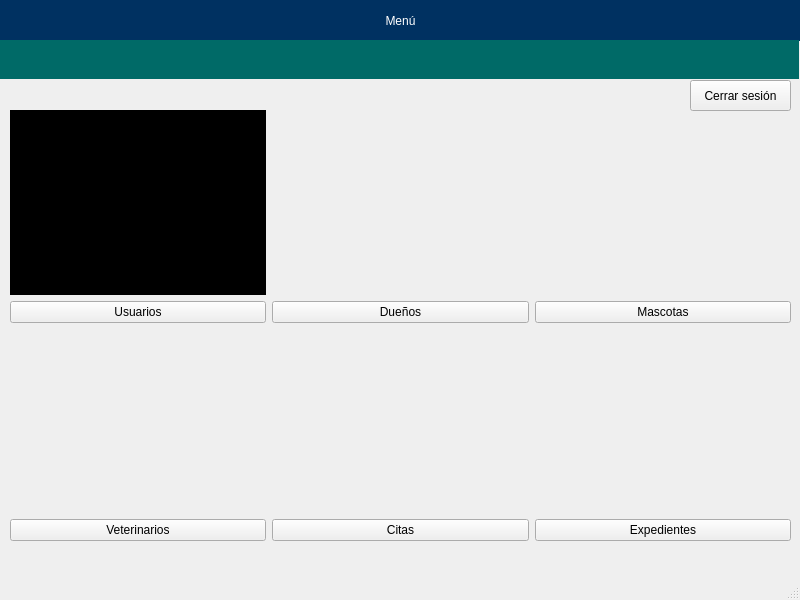
<?xml version="1.0" encoding="UTF-8"?>
<ui version="4.0">
 <class>MainWindow</class>
 <widget class="QMainWindow" name="MainWindow">
  <property name="geometry">
   <rect>
    <x>0</x>
    <y>0</y>
    <width>800</width>
    <height>600</height>
   </rect>
  </property>
  <property name="windowTitle">
   <string>MainWindow</string>
  </property>
  <property name="dockOptions">
   <set>QMainWindow::AllowTabbedDocks|QMainWindow::AnimatedDocks|QMainWindow::GroupedDragging</set>
  </property>
  <widget class="QWidget" name="centralwidget">
   <widget class="QWidget" name="verticalLayoutWidget">
    <property name="geometry">
     <rect>
      <x>0</x>
      <y>0</y>
      <width>801</width>
      <height>41</height>
     </rect>
    </property>
    <layout class="QVBoxLayout" name="verticalLayout">
     <item>
      <widget class="QLabel" name="label">
       <property name="styleSheet">
        <string notr="true">background-color:rgb(0, 49, 97);
font: 75 16pt &quot;Verdana&quot;;
color: white;</string>
       </property>
       <property name="text">
        <string>Menú</string>
       </property>
       <property name="alignment">
        <set>Qt::AlignCenter</set>
       </property>
       <property name="wordWrap">
        <bool>false</bool>
       </property>
      </widget>
     </item>
    </layout>
   </widget>
   <widget class="QLabel" name="label_2">
    <property name="geometry">
     <rect>
      <x>0</x>
      <y>40</y>
      <width>799</width>
      <height>39</height>
     </rect>
    </property>
    <property name="styleSheet">
     <string notr="true">background-color: rgb(0, 106, 103);
font: 75 16pt &quot;Verdana&quot;;
color: white;</string>
    </property>
    <property name="text">
     <string/>
    </property>
    <property name="alignment">
     <set>Qt::AlignCenter</set>
    </property>
    <property name="wordWrap">
     <bool>false</bool>
    </property>
   </widget>
   <widget class="QWidget" name="layoutWidget">
    <property name="geometry">
     <rect>
      <x>10</x>
      <y>110</y>
      <width>781</width>
      <height>431</height>
     </rect>
    </property>
    <layout class="QGridLayout" name="gridLayout">
     <property name="sizeConstraint">
      <enum>QLayout::SetMaximumSize</enum>
     </property>
     <item row="0" column="1">
      <widget class="QLabel" name="label_4">
       <property name="text">
        <string/>
       </property>
       <property name="pixmap">
        <pixmap>imgenes/owners_icon_256px.png</pixmap>
       </property>
       <property name="scaledContents">
        <bool>true</bool>
       </property>
       <property name="alignment">
        <set>Qt::AlignCenter</set>
       </property>
      </widget>
     </item>
     <item row="2" column="0">
      <widget class="QLabel" name="label_6">
       <property name="text">
        <string/>
       </property>
       <property name="pixmap">
        <pixmap>imgenes/minimal_vet_icon_256px.png</pixmap>
       </property>
       <property name="scaledContents">
        <bool>true</bool>
       </property>
      </widget>
     </item>
     <item row="1" column="1">
      <widget class="QPushButton" name="btnDuenios">
       <property name="text">
        <string>Dueños</string>
       </property>
      </widget>
     </item>
     <item row="0" column="2">
      <widget class="QLabel" name="label_5">
       <property name="text">
        <string/>
       </property>
       <property name="pixmap">
        <pixmap>imgenes/pets_icon_256px.png</pixmap>
       </property>
       <property name="scaledContents">
        <bool>true</bool>
       </property>
      </widget>
     </item>
     <item row="1" column="2">
      <widget class="QPushButton" name="btnMascotas">
       <property name="text">
        <string>Mascotas</string>
       </property>
      </widget>
     </item>
     <item row="1" column="0">
      <widget class="QPushButton" name="btnUsuarios">
       <property name="text">
        <string>Usuarios</string>
       </property>
      </widget>
     </item>
     <item row="2" column="1">
      <widget class="QLabel" name="label_7">
       <property name="text">
        <string/>
       </property>
       <property name="pixmap">
        <pixmap>imgenes/simple_appointments_icon_256px.png</pixmap>
       </property>
       <property name="scaledContents">
        <bool>true</bool>
       </property>
      </widget>
     </item>
     <item row="3" column="0">
      <widget class="QPushButton" name="btnVeterinarios">
       <property name="text">
        <string>Veterinarios</string>
       </property>
      </widget>
     </item>
     <item row="2" column="2">
      <widget class="QLabel" name="label_8">
       <property name="text">
        <string/>
       </property>
       <property name="pixmap">
        <pixmap>imgenes/medical_records_icon_256px.png</pixmap>
       </property>
       <property name="scaledContents">
        <bool>true</bool>
       </property>
      </widget>
     </item>
     <item row="3" column="1">
      <widget class="QPushButton" name="btnCitas">
       <property name="text">
        <string>Citas</string>
       </property>
      </widget>
     </item>
     <item row="3" column="2">
      <widget class="QPushButton" name="btnExpedientes">
       <property name="text">
        <string>Expedientes</string>
       </property>
      </widget>
     </item>
     <item row="0" column="0">
      <widget class="QLabel" name="label_3">
       <property name="styleSheet">
        <string notr="true">background-color: rgb(0,0,0);</string>
       </property>
       <property name="text">
        <string/>
       </property>
       <property name="pixmap">
        <pixmap>imgenes/user_icon_256px.png</pixmap>
       </property>
       <property name="scaledContents">
        <bool>true</bool>
       </property>
      </widget>
     </item>
    </layout>
   </widget>
   <widget class="QPushButton" name="btnSesion">
    <property name="geometry">
     <rect>
      <x>690</x>
      <y>80</y>
      <width>101</width>
      <height>31</height>
     </rect>
    </property>
    <property name="text">
     <string>Cerrar sesión</string>
    </property>
    <property name="icon">
     <iconset>
      <normaloff>imgenes/endS.png</normaloff>imgenes/endS.png</iconset>
    </property>
   </widget>
  </widget>
  <widget class="QMenuBar" name="menubar">
   <property name="geometry">
    <rect>
     <x>0</x>
     <y>0</y>
     <width>800</width>
     <height>21</height>
    </rect>
   </property>
  </widget>
  <widget class="QStatusBar" name="statusbar"/>
 </widget>
 <resources/>
 <connections/>
</ui>
